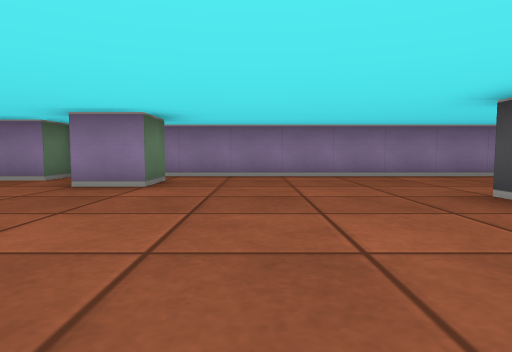
View 1 (above)

19 first-person views from a walk through a cub3D maze. The camera is about half as high as the walls, tilts 4° down and sees 75° across. The floor is counted in squares. Each view is taken from the middle of a square. On the plan, view 1 faces up. The plan holds only what a view shows up to about 9 squares ahead; the rest is blank.

View 2
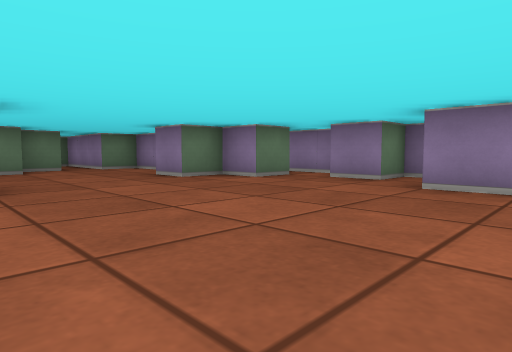

View 3
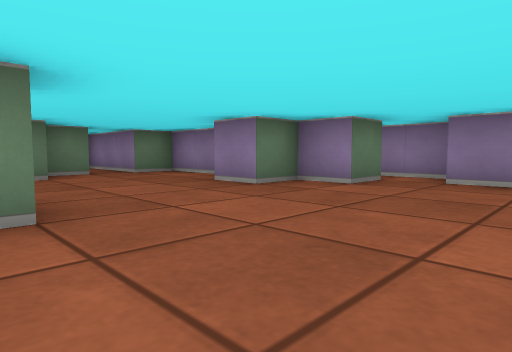

View 4
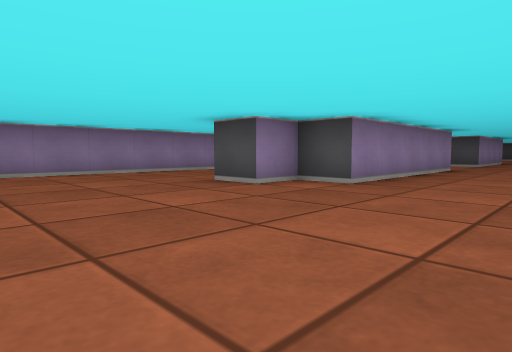

View 5
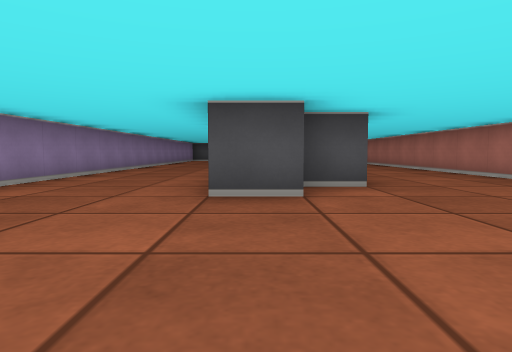

View 6
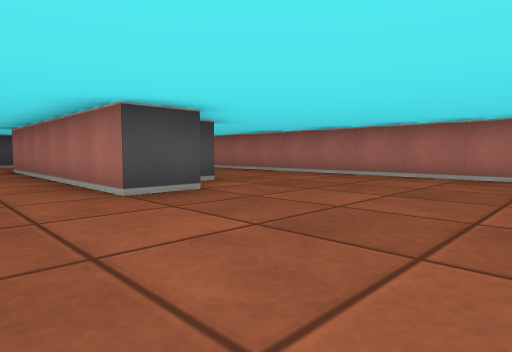

View 7
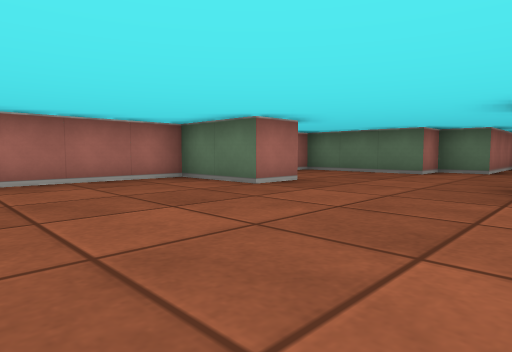

View 8
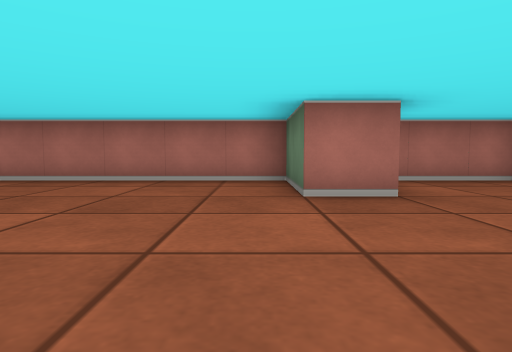

View 9
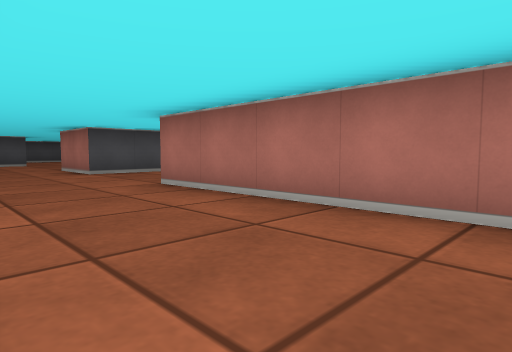

View 10
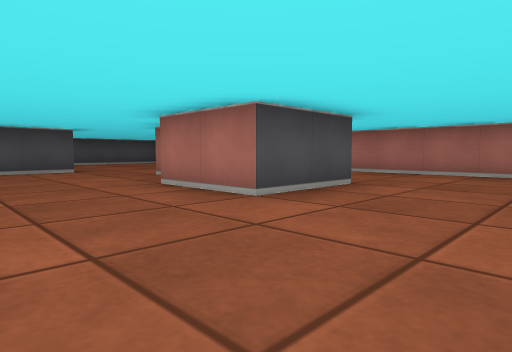

View 11
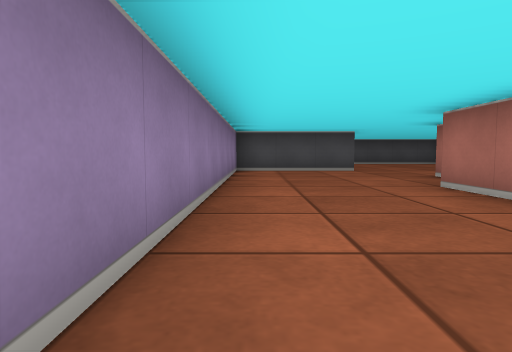

View 12
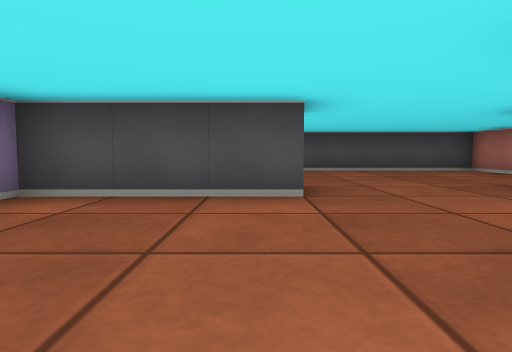

View 13
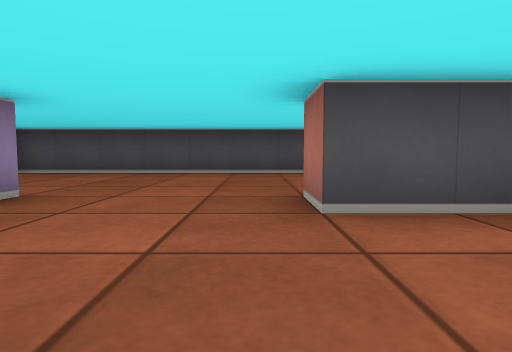

View 14
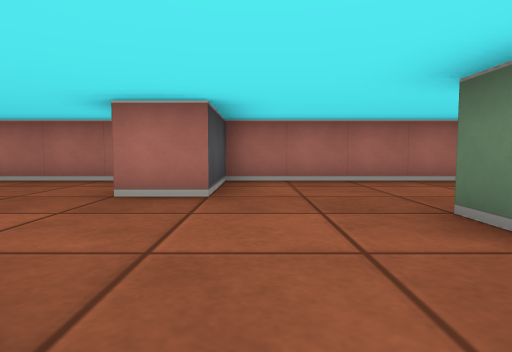

View 15
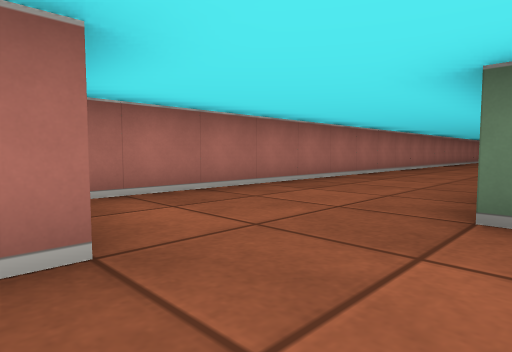

View 16
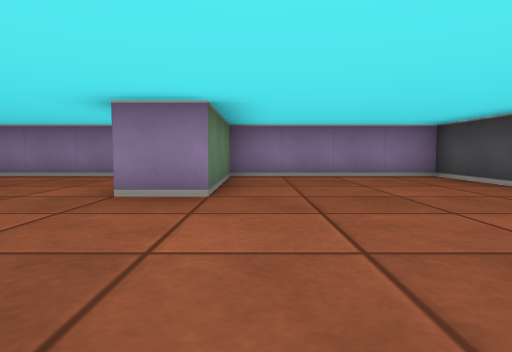

View 17
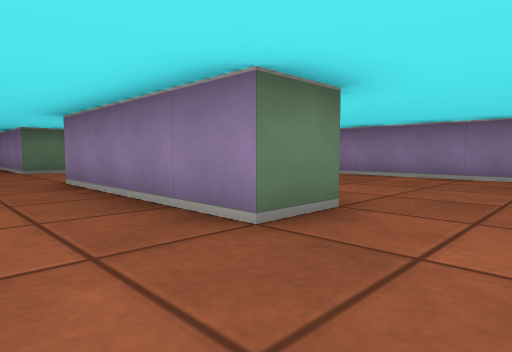

View 18
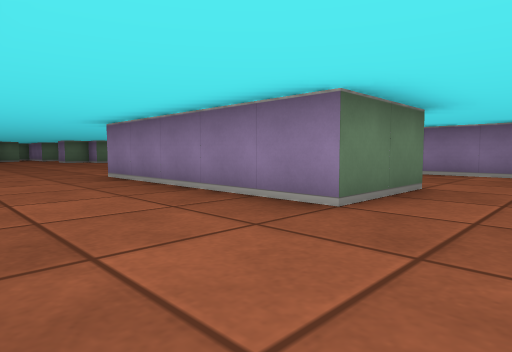

View 19
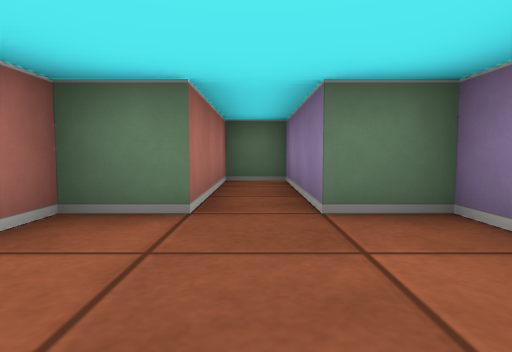

### Floor plan
Points are (right, up) in squares from view 1. A wall is a line through its corners. A room is listed if a view was taken in it or the views show most of it. See-through windows are left out.
Room 1 (views 1, 2, 3, 4, 5, 6, 7, 8, 9, 10, 11, 12, 13, 17, 18, 19)
walls: (2.5, 2.5) (2.5, 3.5) (8.5, 3.5) (8.5, 1.5) (3.5, 1.5) (3.5, 2.5) (2.5, 2.5); (-1.5, 5.5) (-1.5, 4.5) (-2.5, 4.5); (-4.8, 6.5) (-6.4, 6.5); (-5.5, 5.6) (-5.5, 4.5) (-6.5, 4.5) (-6.5, 3.5) (-7.5, 3.5); (-6.6, 0.5) (-5.5, 0.5) (-5.5, -1.5) (17.5, -1.5) (17.5, 0.5); (-8.8, 4.5) (-10.5, 4.5) (-10.5, 3.5) (-13.5, 3.5) (-13.5, 2.5) (-10.5, 2.5) (-10.5, 1.5) (-9.5, 1.5) (-9.5, -1.5) (-7.2, -1.5); (15.5, 1.5) (11.5, 1.5) (11.5, 3.5) (13.5, 3.5); (17.5, 4.5) (17.5, 6.5) (-3.5, 6.5) (-3.5, 5.5) (-4.5, 5.5)
ways out: opening at (17, 2.4) to room 2
Room 2 (views 14, 15, 16)
walls: (17.5, 0.5) (18.5, 0.5); (19.2, -1.5) (22.5, -1.5) (22.5, 6.5) (18.5, 6.5) (18.5, 3.5) (17.5, 3.5) (17.5, 4.5); (15.5, 2.6) (15.5, 1.5)
ways out: opening at (17, 2.4) to room 1

Where each view was taken, in squares from view 1:
view 1: 0 up, 0 right, facing up
view 2: 0 up, 1 left, facing up-left
view 3: 0 up, 3 left, facing up-left
view 4: 1 down, 1 left, facing up-right
view 5: 3 up, 1 left, facing right
view 6: 5 up, 1 left, facing down-right
view 7: 4 up, 2 left, facing down-left
view 8: 4 up, 5 left, facing down
view 9: 6 up, 4 right, facing down-right
view 10: 6 up, 9 right, facing down-right
view 11: 6 up, 9 right, facing right
view 12: 4 up, 14 right, facing right
view 13: 1 up, 15 right, facing right
view 14: 4 up, 17 right, facing down
view 15: 2 up, 18 right, facing down-left
view 16: 0 up, 19 right, facing up
view 17: 0 up, 17 right, facing up-left
view 18: 1 down, 10 right, facing up-left
view 19: 3 up, 8 left, facing left
